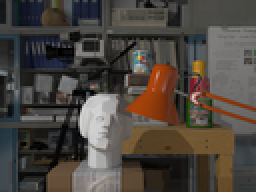
%> input picture Problem 3/frame_1L.png, 128 x 96 px, shrunk from 640 x 480 before the run (shown 2 times larger)
$ octave Hw3.m   (GNU Octave 9; MATLAB toolbox functions it lacks are replaced by stand-ins)
%> lines starting %> are read from the running program, lines starting %| are printed output that depends on the picture; in (x1, y1, x2, y2) boxes, pixels count from 0 and x2, y2 are one past the last pixel; in counts of white or black regions, pixels touching at a corner belong together; the program's own positions count from 1
### Problem 3/SSDLR.m
function D = SSDLR(leftImage,rightImage,window,sigma)
%%%%%%%%%%%%%%%%%%%%%%%%%%
%
% Lucas Laird
% CSCI 4830 Computer Vision
% Homework 3
% Ioana Fleming
%
%%%%%%%%%%%%%%%%%%%%%%%%%%%%%%%

sz = size(leftImage);
wind = floor(window/2); %How far left/right for the window
D = zeros(sz(1),sz(2));
tempssd = cell(sz(1),sz(2));
%%Gaussian Filter
filter = zeros(window,window);
for i = 1:window
    for j = 1:window
        x = i-wind-1;
        y = j-wind-1;
        filter(i,j) = (1/(2*pi*sigma^2))*exp(-((x^2+y^2)/(2*sigma^2)));
    end
end

%%Calculate ssd for each pixel
for i = wind+1:sz(1)-wind-1
    for j = wind+1:sz(2)-wind-1
        leftWindow = leftImage(i-wind:i+wind,j-wind:j+wind);
        leftWindow = double(leftWindow).*filter;
        for k = 1:64 %Check along the epipolar line
            if(j+k-1+wind <= sz(2))
                rightWindow = rightImage(i-wind:i+wind,j+k-1-wind:j+k-1+wind);
                rightWindow = double(rightWindow).*filter;
                diff = leftWindow-rightWindow;
                diff = diff.^2;
                tempssd{i,j}(k) = sum(diff(:));
            end
        end
    end
end

%%Uniqueness Constraint, If there is a tie, just choose the lower distance
%%one
takenPix = false(sz(1),sz(2));
%Randomize the order we look at pixels so as not to bias the disparity
randX = randperm(sz(1));
randY = randperm(sz(2));
for i = 1:sz(1)
    for j = 1:sz(2)
        candidates = tempssd{randX(i),randY(j)}(:);
        %Professor Fleming mentioned that this might be a source of error
        [minCand minInd] = sort(candidates);
        for k = 1:numel(minInd)
            %If it's taken, loop through possible matches until we find one
            %that isn't.
            if(takenPix(randX(i),randY(j)+minInd(k)) == false)
                D(randX(i),randY(j)) = minInd(k)-1;
                takenPix(randX(i),randY(j)+minInd(k)) = true;
                break;
            end
        end
    end
end
end

### Problem 3/Hw3.m
%%%%%%%%%%%%%%%%%%%%%%%%%%
%
% Lucas Laird
% CSCI 4830 Computer Vision
% Homework 3
% Ioana Fleming
%
%%%%%%%%%%%%%%%%%%%%%%%%%%%%%%%

%%Load Images
left_image = imread('frame_1L.png');
%> left_image is the input picture: size 96x128x3 uint8; mean R, G, B 76.3, 69.7, 63.6
right_image = imread('frame_1R.png');
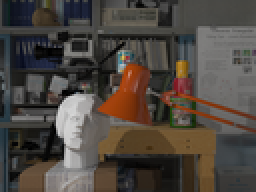
%> input picture Problem 3/frame_1R.png, 128 x 96 px, shrunk from 640 x 480 before the run (shown 2 times larger)
%> right_image is the input picture: size 96x128x3 uint8; mean R, G, B 77.6, 70.6, 64.2
left_image = rgb2gray(left_image);
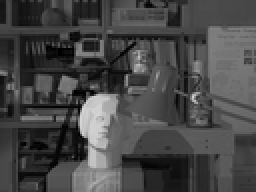
%> left_image: size 96x128 uint8 (shown 2 times larger); min 0, max 216, mean 71
right_image = rgb2gray(right_image);
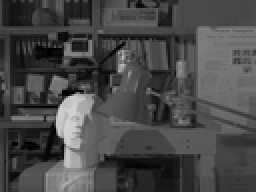
%> right_image: size 96x128 uint8 (shown 2 times larger); min 0, max 216, mean 72
sz = size(left_image);
%> sz = [96 128]

%%%%%%%%%%%%%%%%%%%%%%%%%%%%%%%%%%%%%%%%%%%%%%%

%%SSD Plotting
'starting ssd'
SSD3 = SSDLR(left_image,right_image,3,1);
%> after the loop in SSDLR, `for i = wind+1:sz(1)-wind-1`: diff = [0.123 0.596 0.123; 0.00932 0.0253 0.0373; 0.0548 0.149 0.0548]; rightWindow = [3.4 5.7 3.45; 5.6 9.23 5.7; 3.34 5.6 3.4]; tempssd = 12288 items
%> after the loop in SSDLR, `for i = 1:sz(1)`:
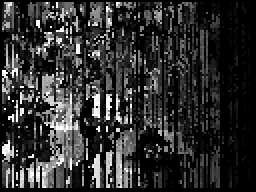
%> D: size 96x128 double (shown 2 times larger); min 0, max 63, mean 11.9; drawn with min black and max white
%> after the loop in SSDLR, `for i = 1:sz(1)`:
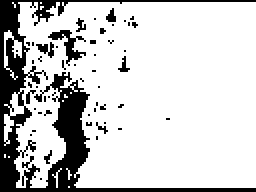
%> takenPix: size 96x128 logical (shown 2 times larger); 80% white; 53 black regions (48 under 20 px), largest, box (x1, y1, x2, y2) and area: (0, 0, 128, 96) 2105, (24, 15, 43, 33) 108, (18, 21, 27, 29) 35, (53, 4, 58, 11) 22, (59, 28, 65, 36) 20
SSD5 = SSDLR(left_image,right_image,5,1);
%> call 2 of SSDLR, with window = 5, sigma = 1
%> after the loop in SSDLR (call 2), `for i = wind+1:sz(1)-wind-1`: diff = [8.5e-06 0.00273 0.0668 0.00154 0; 0.000171 0.0137 0.00932 0.0137 0.000171; 0.00186 0.233 0.912 0.596 0.0167; 0.000171 0.0137 0.00932 0.00343 0.000683; 3.4e-05 0.000171 0.00742 0.00273 0.000136]; rightWindow = [0.172 0.771 1.27 0.771 0.172; 0.758 3.45 5.7 3.45 0.771; 1.14 5.6 9.23 5.7 1.27; 0.745 3.4 5.6 3.4 0.771; 0.16 0.705 1.23 0.758 0.169]
%> after the loop in SSDLR (call 2), `for i = 1:sz(1)`:
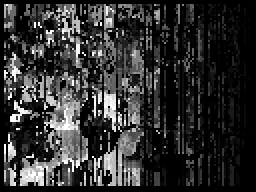
%> D: size 96x128 double (shown 2 times larger); min 0, max 63, mean 12.2; drawn with min black and max white
%> after the loop in SSDLR (call 2), `for i = 1:sz(1)`:
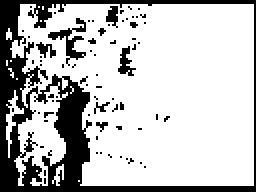
%> takenPix: size 96x128 logical (shown 2 times larger); 74.9% white; 71 black regions (66 under 20 px), largest, box (x1, y1, x2, y2) and area: (0, 0, 128, 96) 2618, (24, 9, 43, 33) 134, (59, 23, 68, 38) 63, (53, 3, 59, 14) 43, (18, 21, 28, 29) 39
SSD7 = SSDLR(left_image,right_image,7,1);
%> (the run ends here)
